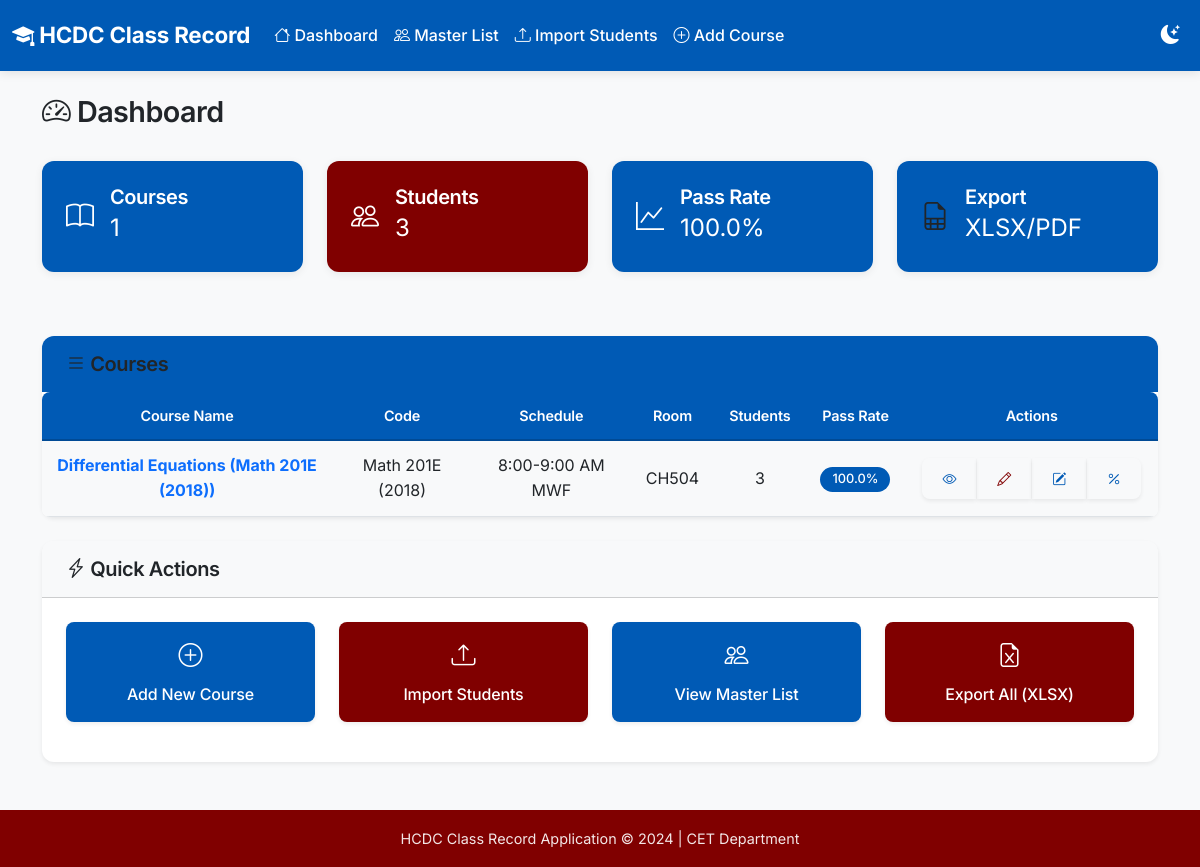
The page / on the database its author committed.
### tables this page shows
CREATE TABLE courses (
                id INTEGER PRIMARY KEY AUTOINCREMENT,
                course_code TEXT NOT NULL,
                course_title TEXT NOT NULL,
                offering_number TEXT DEFAULT '1',
                description TEXT,
                schedule TEXT,
                room TEXT,
                days TEXT
            );

### app_instance.py (the view)
@app.route('/')
def dashboard():
    db = get_db()
    cursor = db.cursor()
    cursor.execute('SELECT * FROM courses')
    courses = cursor.fetchall()
    course_list = []
    total_passed = 0
    total_failed = 0
    total_students = 0
    for course in courses:
        cursor.execute('SELECT COUNT(*) FROM course_students WHERE course_id = ?', (course['id'],))
        student_count = cursor.fetchone()[0]
        cursor.execute('SELECT COUNT(*) FROM grade_summary WHERE course_id = ? AND remarks = \'Passed\'', (course['id'],))
        passed = cursor.fetchone()[0]
        cursor.execute('SELECT COUNT(*) FROM grade_summary WHERE course_id = ? AND remarks = \'Failed\'', (course['id'],))
        failed = cursor.fetchone()[0]
        pass_rate = (passed / student_count * 100) if student_count > 0 else 0
        course_list.append({
            'id': course['id'],
            'full_name': f"{course['course_title']} ({course['course_code']})",
            'course_code': course['course_code'],
            'schedule': f"{course['schedule']} {course['days']}",
            'room': course['room'],
            'student_count': student_count,
            'pass_rate': round(pass_rate, 1)
        })
        total_passed += passed
        total_failed += failed
        total_students += student_count
    overall_pass_rate = (total_passed / total_students * 100) if total_students > 0 else 0
    return render_template('dashboard.html',
                         courses=course_list,
                         total_courses=len(courses),
                         total_students=total_students,
                         overall_pass_rate=round(overall_pass_rate, 1))

### app_instance.py (called while the page is built)
def get_db():
    db = sqlite3.connect(DATABASE)
    db.row_factory = sqlite3.Row
    return db

### templates/dashboard.html (shortened to what this page needs)
{% extends "base.html" %}
{% block content %}
<div class="container">
    <div class="d-flex justify-content-between align-items-center mb-4">
        <h1><i class="bi bi-speedometer2"></i> Dashboard</h1>
    </div>
    <div class="row mb-4">
        <div class="col-md-3 col-sm-6 mb-3">
            <div class="card text-white bg-hcdc-primary">
                <div class="card-body">
                    <div class="d-flex align-items-center">
                        <i class="bi bi-book fs-3 me-3"></i>
                        <div>
                            <h5 class="card-title mb-0">Courses</h5>
                            <p class="card-text fs-4">{{ total_courses }}</p>
                        </div>
                    </div>
                </div>
            </div>
        </div>
        <div class="col-md-3 col-sm-6 mb-3">
            <div class="card text-white bg-hcdc-secondary">
                <div class="card-body">
                    <div class="d-flex align-items-center">
                        <i class="bi bi-people fs-3 me-3"></i>
                        <div>
                            <h5 class="card-title mb-0">Students</h5>
                            <p class="card-text fs-4">{{ total_students }}</p>
                        </div>
                    </div>
                </div>
            </div>
        </div>
        <div class="col-md-3 col-sm-6 mb-3">
            <div class="card text-white bg-hcdc-primary">
                <div class="card-body">
                    <div class="d-flex align-items-center">
                        <i class="bi bi-graph-up fs-3 me-3"></i>
                        <div>
                            <h5 class="card-title mb-0">Pass Rate</h5>
                            <p class="card-text fs-4">{{ overall_pass_rate }}%</p>
                        </div>
                    </div>
                </div>
            </div>
        </div>
        <div class="col-md-3 col-sm-6 mb-3">
            <div class="card bg-hcdc-primary">
                <div class="card-body">
                    <div class="d-flex align-items-center">
                        <i class="bi bi-file-earmark-spreadsheet fs-3 me-3"></i>
                        <div>
                            <h5 class="card-title mb-0 text-white">Export</h5>
                            <p class="card-text fs-4 text-white">XLSX/PDF</p>
                        </div>
                    </div>
                </div>
            </div>
        </div>
    </div>
    <div class="card shadow-sm mb-4">
        <div class="card-header bg-primary text-white">
            <h5 class="mb-0"><i class="bi bi-list"></i> Courses</h5>
        </div>
        <div class="card-body p-0">
            <div class="table-responsive">
                <table class="table table-hover mb-0">
                    <thead class="table-light">
                        <tr>
                            <th>Course Name</th>
                            <th>Code</th>
                            <th>Schedule</th>
                            <th>Room</th>
                            <th>Students</th>
                            <th>Pass Rate</th>
                            <th>Actions</th>
                        </tr>
                    </thead>
                    <tbody>
                        {% for course in courses %}
                        <tr>
                            <td>
                                <a href="{{ url_for('course_detail', course_id=course.id) }}" class="text-decoration-none">
                                    <strong>{{ course.full_name }}</strong>
                                </a>
                            </td>
                            <td>{{ course.course_code }}</td>
                            <td>{{ course.schedule }}</td>
                            <td>{{ course.room }}</td>
                            <td>{{ course.student_count }}</td>
                            <td>
                                <span class="badge bg-{% if course.pass_rate >= 75 %}hcdc-primary{% elif course.pass_rate >= 50 %}hcdc-secondary{% else %}hcdc-secondary{% endif %}">
                                    {{ course.pass_rate }}%
                                </span>
                            </td>
                            <td>
                                <div class="btn-group btn-group-sm" role="group">
                                    <a href="{{ url_for('course_detail', course_id=course.id) }}"
                                       class="btn btn-outline-primary" title="View">
                                        <i class="bi bi-eye"></i>
                                    </a>
                                    <a href="{{ url_for('edit_course', course_id=course.id) }}"
                                       class="btn btn-outline-secondary" title="Edit">
                                        <i class="bi bi-pencil"></i>
                                    </a>
                                    <a href="{{ url_for('grade_entry', course_id=course.id) }}"
                                       class="btn btn-outline-primary" title="Enter Grades">
                                        <i class="bi bi-pencil-square"></i>
                                    </a>
                                    <a href="{{ url_for('grading_criteria', course_id=course.id) }}"
                                       class="btn btn-outline-primary" title="Grading Criteria">
                                        <i class="bi bi-percent"></i>
                                    </a>
                                </div>
                            </td>
                        </tr>
                        {% endfor %}
                    </tbody>
                </table>
            </div>
        </div>
    </div>
    <div class="card shadow-sm">
        <div class="card-header bg-light">
            <h5 class="mb-0"><i class="bi bi-lightning-charge"></i> Quick Actions</h5>
        </div>
        <div class="card-body">
            <div class="row">
                <div class="col-md-3 col-sm-6 mb-3">
                    <a href="{{ url_for('add_course') }}" class="btn btn-primary w-100 py-3">
                        <i class="bi bi-plus-circle fs-4 d-block mb-2"></i>
                        Add New Course
                    </a>
                </div>
                <div class="col-md-3 col-sm-6 mb-3">
                    <a href="{{ url_for('import_students') }}" class="btn btn-secondary w-100 py-3">
                        <i class="bi bi-upload fs-4 d-block mb-2"></i>
                        Import Students
                    </a>
                </div>
                <div class="col-md-3 col-sm-6 mb-3">
                    <a href="{{ url_for('master_list') }}" class="btn btn-primary w-100 py-3">
                        <i class="bi bi-people fs-4 d-block mb-2"></i>
                        View Master List
                    </a>
                </div>
                <div class="col-md-3 col-sm-6 mb-3">
                    <a href="{{ url_for('export_all_xlsx') }}" class="btn btn-secondary w-100 py-3">
                        <i class="bi bi-file-earmark-excel fs-4 d-block mb-2"></i>
                        Export All (XLSX)
                    </a>
                </div>
            </div>
        </div>
    </div>
</div>
{% endblock %}

### rows shown on the page
courses: full_name "Differential Equations (Math 201E (2018))", course_code "Math 201E (2018)", schedule "8:00-9:00 AM MWF", room "CH504", student_count "3", pass_rate "100.0"

### other values the page prints
{{ total_courses }} "1"
{{ total_students }} "3"
{{ overall_pass_rate }} "100.0"
